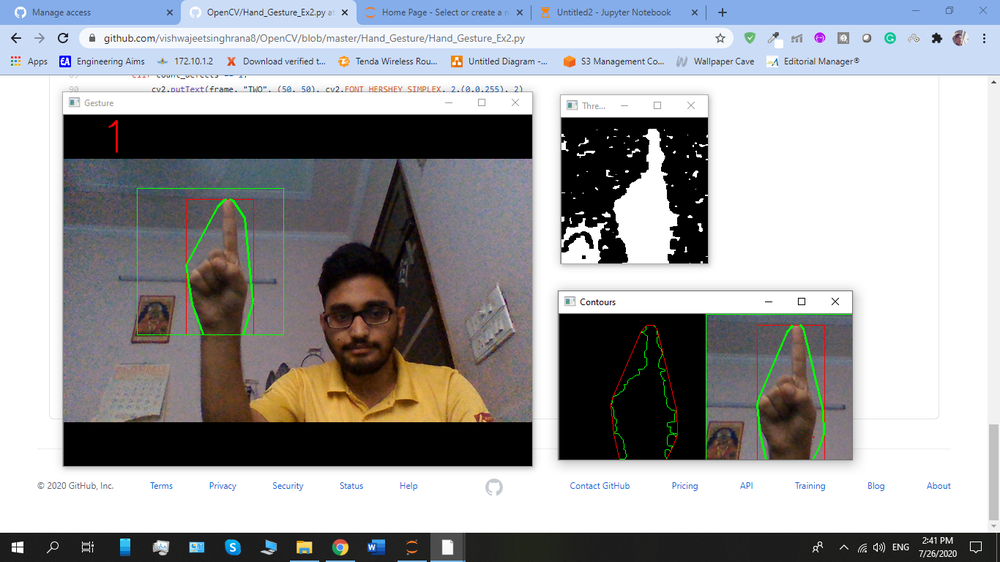
#> input picture images/1.png, 1000 x 562 px, shrunk from 1366 x 768 before the run, given in place of the camera
$ jupyter execute source_code.ipynb   (older library calls are emulated)
#> lines starting #> are read from the running program, lines starting #| are printed output that depends on the picture; after the words box and inside, x2 and y2 are one past the last pixel; in counts of white or black regions, pixels touching at a corner belong together
[cell 1]
# Imports
import numpy as np
import cv2
import math

# Open Camera
capture = cv2.VideoCapture(0)

while capture.isOpened():

    # Capture frames from the camera
    ret, frame = capture.read()
#> frame is the input picture: shape (562, 1000, 3); mean B, G, R 162.1, 159.9, 159.4

    # Get hand data from the rectangle sub window
    cv2.rectangle(frame, (100, 100), (300, 300), (0, 255, 0), 0)
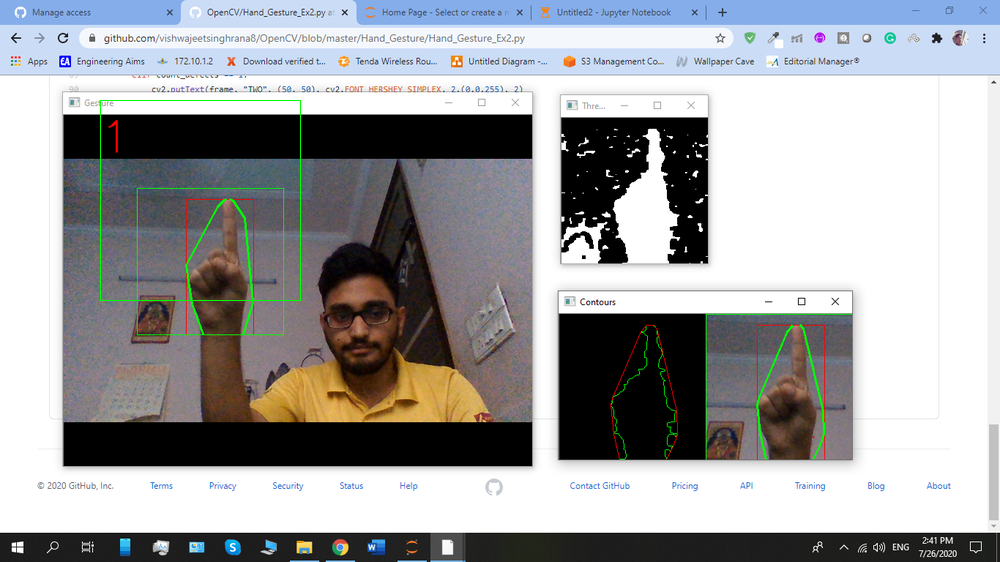
#> frame: shape (562, 1000, 3); 0.14% of pixels changed, all inside (x1, y1, x2, y2) = (100, 100, 301, 301)
    crop_image = frame[100:300, 100:300]

    # Apply Gaussian blur
    blur = cv2.GaussianBlur(crop_image, (3, 3), 0)
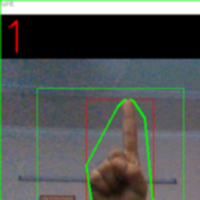
#> blur: shape (200, 200, 3); mean B, G, R 86.2, 88.8, 84.6

    # Change color-space from BGR -> HSV
    hsv = cv2.cvtColor(blur, cv2.COLOR_BGR2HSV)
#> hsv: shape (200, 200, 3); mean H, S, V 71.8, 43.3, 97.7

    # Create a binary image with where white will be skin colors and rest is black
    mask2 = cv2.inRange(hsv, np.array([2, 0, 0]), np.array([20, 255, 255]))
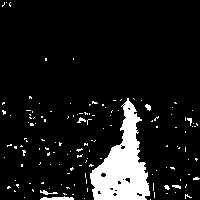
#> mask2: shape (200, 200); 9.5% white; 136 white regions (129 under 20 px), largest, box (x1, y1, x2, y2) and area: (90, 98, 150, 200) 3060, (40, 196, 74, 200) 92, (40, 190, 58, 195) 39

    # Kernel for morphological transformation
    kernel = np.ones((5, 5))

    # Apply morphological transformations to filter out the background noise
    dilation = cv2.dilate(mask2, kernel, iterations=1)
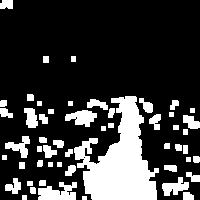
#> dilation: shape (200, 200); 22.1% white; 53 white regions, largest, box (x1, y1, x2, y2) and area: (74, 96, 159, 200) 4619, (38, 182, 77, 200) 482, (65, 110, 97, 127) 337
    erosion = cv2.erode(dilation, kernel, iterations=1)
#> erosion: shape (200, 200); 11.5% white; 84 white regions (72 under 20 px), largest, box (x1, y1, x2, y2) and area: (85, 98, 155, 200) 3494, (40, 188, 74, 200) 217, (77, 112, 95, 125) 120

    # Apply Gaussian Blur and Threshold
    filtered = cv2.GaussianBlur(erosion, (3, 3), 0)
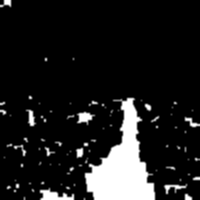
#> filtered: shape (200, 200); min 0, max 255, mean 29.3
    ret, thresh = cv2.threshold(filtered, 127, 255, 0)
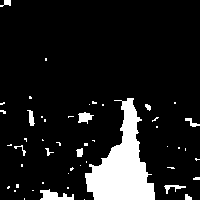
#> thresh: shape (200, 200); 11.2% white; 50 white regions (38 under 20 px)

    # Show threshold image
    cv2.imshow("Thresholded", thresh)

    # Find contours
    image, contours, hierarchy = cv2.findContours(thresh, cv2.RETR_TREE, cv2.CHAIN_APPROX_SIMPLE)
#> contours = 50 contours, 41 with area under 20; largest, box (x1, y1, x2, y2) and area: (85, 98, 155, 200) 3312, (40, 189, 74, 200) 168, (78, 112, 94, 124) 92, (27, 110, 35, 126) 51, (164, 185, 186, 194) 47

    try:
        # Find contour with maximum area
        contour = max(contours, key=lambda x: cv2.contourArea(x))
#> contour = contour of 130 points, box (x1, y1, x2, y2) (85, 98, 155, 200), area 3312

        # Create bounding rectangle around the contour
        x, y, w, h = cv2.boundingRect(contour)
#> x = 85; y = 98; w = 70; h = 102
        cv2.rectangle(crop_image, (x, y), (x + w, y + h), (0, 0, 255), 0)
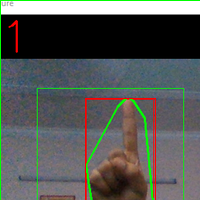
#> crop_image: shape (200, 200, 3); mean B, G, R 85.1, 88.3, 85.2

        # Find convex hull
        hull = cv2.convexHull(contour)
#> hull = contour of 11 points, box (x1, y1, x2, y2) (85, 98, 155, 200), area 4972

        # Draw contour
        drawing = np.zeros(crop_image.shape, np.uint8)
        cv2.drawContours(drawing, [contour], -1, (0, 255, 0), 0)
        cv2.drawContours(drawing, [hull], -1, (0, 0, 255), 0)
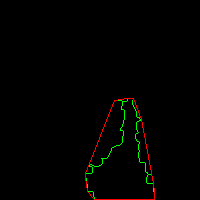
#> drawing: shape (200, 200, 3); mean of channels 0, 1, 2 0, 1.5, 1.8; drawn as B, G, R

        # Find convexity defects
        hull = cv2.convexHull(contour, returnPoints=False)
#> hull = [129, 113, 70, 68, 67, 66, 61, 57, 56, 5, 0]
        defects = cv2.convexityDefects(contour, hull)
#> defects = [[0, 5, 2, 720], [5, 56, 24, 5873], [57, 61, 60, 253], [61, 66, 63, 987], [68, 70, 69, 226], [70, 113, 88, 2548], [113, 129, 118, 923]]

        # Use cosine rule to find angle of the far point from the start and end point i.e. the convex points (the finger
        # tips) for all defects
        count_defects = 0

        for i in range(defects.shape[0]):
            s, e, f, d = defects[i, 0]
            start = tuple(contour[s][0])
            end = tuple(contour[e][0])
            far = tuple(contour[f][0])

            a = math.sqrt((end[0] - start[0]) ** 2 + (end[1] - start[1]) ** 2)
            b = math.sqrt((far[0] - start[0]) ** 2 + (far[1] - start[1]) ** 2)
            c = math.sqrt((end[0] - far[0]) ** 2 + (end[1] - far[1]) ** 2)
            angle = (math.acos((b ** 2 + c ** 2 - a ** 2) / (2 * b * c)) * 180) / 3.14

            # if angle > 90 draw a circle at the far point
            if angle <= 90:
                count_defects += 1
                cv2.circle(crop_image, far, 1, [0, 0, 255], -1)

            cv2.line(crop_image, start, end, [0, 255, 0], 2)
#> this loop made 7 passes
#> (s, e, f, d, start, end, far, a) on passes 1 to 7: (0, 5, 2, 720, (127, 98), (114, 100), (126, 101), 13.15), (5, 56, 24, 5873, (114, 100), (85, 173), (122, 142), 78.55), (57, 61, 60, 253, (85, 177), (87, 191), (87, 184), 14.14), (61, 66, 63, 987, (87, 191), (94, 199), (93, 192), 10.63), (68, 70, 69, 226, (154, 192), (153, 183), (153, 191), 9.06), (70, 113, 88, 2548, (153, 183), (141, 119), (138, 157), 65.12), (113, 129, 118, 923, (141, 119), (133, 98), (136, 116), 22.47)
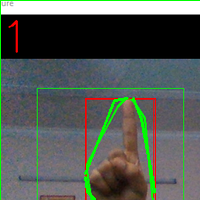
#> crop_image: shape (200, 200, 3); 1.39% of pixels changed, all inside (x1, y1, x2, y2) = (84, 97, 156, 200)
#> after the loop, count_defects = 0

        # Print number of fingers
        if count_defects == 0:
            cv2.putText(frame, "1", (50, 50), cv2.FONT_HERSHEY_SIMPLEX, 2,(0,0,255),2)
        elif count_defects == 1:
            cv2.putText(frame, "2", (50, 50), cv2.FONT_HERSHEY_SIMPLEX, 2,(0,0,255), 2)
        elif count_defects == 2:
            cv2.putText(frame, "3", (5, 50), cv2.FONT_HERSHEY_SIMPLEX, 2,(0,0,255), 2)
        elif count_defects == 3:
            cv2.putText(frame, "4", (50, 50), cv2.FONT_HERSHEY_SIMPLEX, 2,(0,0,255), 2)
        elif count_defects == 4:
            cv2.putText(frame, "5", (50, 50), cv2.FONT_HERSHEY_SIMPLEX, 2,(0,0,255), 2)
        else:
            pass
    except:
        pass

    # Show required images
    cv2.imshow("Gesture", frame)
    all_image = np.hstack((drawing, crop_image))
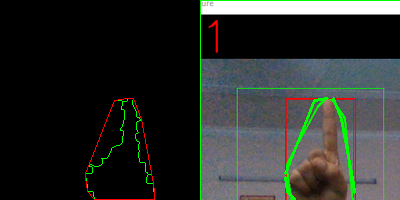
#> all_image: shape (200, 400, 3); mean of channels 0, 1, 2 42, 45.9, 42.8; drawn as B, G, R
    cv2.imshow('Contours', all_image)

    # Close the camera if 'q' is pressed
    if cv2.waitKey(1) == ord('q'):
#> (key q is pressed here)
        break

capture.release()
cv2.destroyAllWindows()
